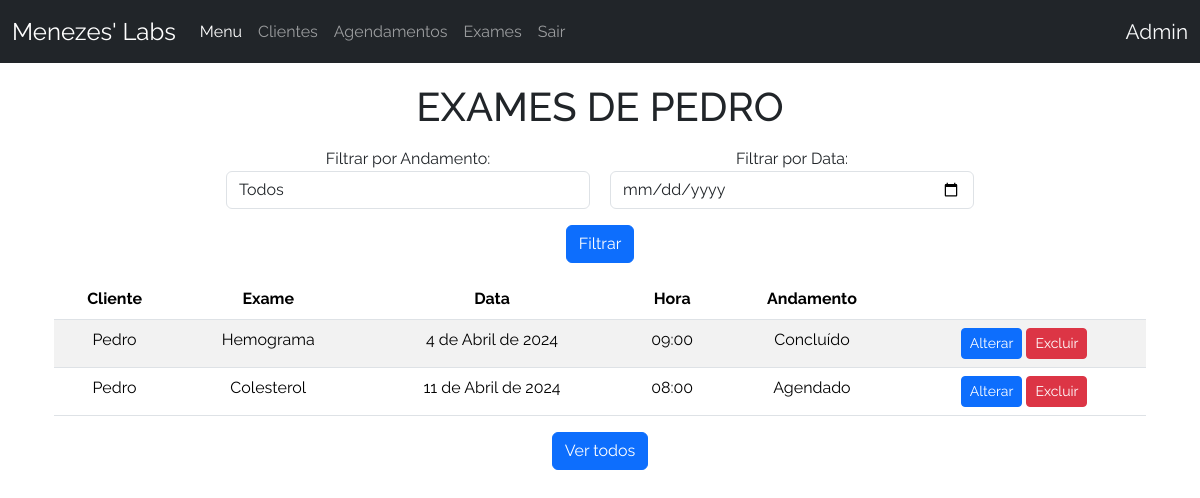
Before: /usuarios-admin/detalhes/5/ (signed in) with the older database file.
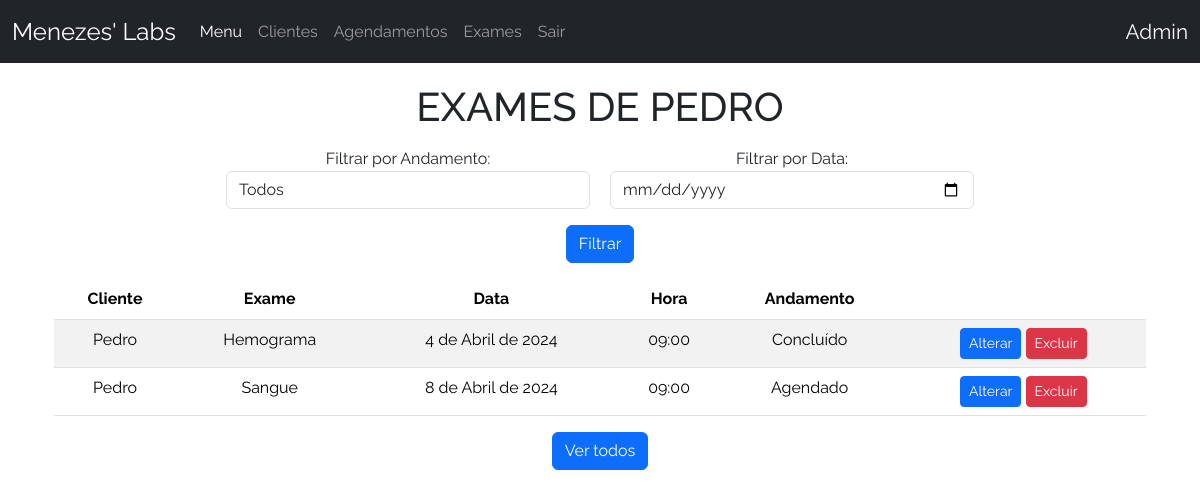
After: the same page with the newer database file.
### crud/models.py (models this page shows, shortened)
class Base(models.Model):
    criado = models.DateTimeField(verbose_name ='Criado em',auto_now_add=True)
    modificado = models.DateTimeField(verbose_name ='Modificado em',auto_now=True)
    ativo = models.BooleanField(verbose_name ='Ativo?',default=True)
    class Meta:
        abstract = True

class AgendamentoExame(Base):
    exame = models.ForeignKey(Exame,verbose_name='Exame',on_delete=models.CASCADE)
    data = models.DateField('Data',auto_now=False,auto_now_add=False)
    usuario = models.ForeignKey(User,verbose_name='Usuário',on_delete=models.CASCADE)
    HORARIO_CHOICES = (
    ('07:00', '07:00'),
    ('08:00', '08:00'),
    ('09:00', '09:00'),
    ('10:00', '10:00'),
    ('11:00', '11:00'),
    ('13:00', '13:00'),
    ('14:00', '14:00'),
    ('15:00', '15:00'),
    ('16:00', '16:00'),
    ('17:00', '17:00'),
)
    ANDAMENTO_CHOICES = (
        ('Agendado', 'Agendado'),
        ('Realizado', 'Realizado'),
        ('Enviado ao laboratório', 'Enviado ao laboratório'),
        ('Concluído', 'Concluído'),
        ('Cancelado', 'Cancelado'),
    )
    horario = models.CharField(verbose_name ='Horário', max_length = 5 ,choices=HORARIO_CHOICES)
    andamento = models.CharField(verbose_name ='Andamento',max_length=30,choices=ANDAMENTO_CHOICES,default='Agendado')
    resultado = models.FileField('Resultado',upload_to='pdfs/',null=True,blank=True)
    class Meta:
        verbose_name = 'Agendamento'
        verbose_name_plural = 'Agendamentos'
        ordering = ['data','horario']

class Exame(Base):
    nome = models.CharField('Nome',max_length=100)
    def __str__(self):
        return self.nome
    class Meta:
        verbose_name = 'Exame'
        verbose_name_plural = 'Exames'
        ordering = ['nome']

### crud/views.py (the view)
# urls.py: path('usuarios-admin/detalhes/<int:pk>/', AdminUserDetailView.as_view(), name='usuarios_detail_admin'),
class AdminUserDetailView(UserPassesTestMixin, DetailView):
    model = User
    template_name = 'adm/cliente/detail.html'
    context_object_name = 'usuario'
    def test_func(self):
        return self.request.user.is_superuser
    def get_context_data(self, **kwargs):
        context = super().get_context_data(**kwargs)
        filtro_andamento = self.request.GET.get('filtro_andamento')
        filtro_data = self.request.GET.get('filtro_data')
        usuario = self.get_object()
        agendamentos = usuario.agendamentoexame_set.all()
        if filtro_andamento:
            agendamentos = agendamentos.filter(andamento=filtro_andamento)
        if filtro_data:
            agendamentos = agendamentos.filter(data=filtro_data)
        context['usuario_nome'] = usuario.username.capitalize()
        context['agendamentos'] = agendamentos
        context['user'] = self.request.user
        return context

### crud/templates/adm/cliente/detail.html (shortened to what this page needs)
{% extends 'base.html' %}
{% block content %}
<main style="text-align: center;">
    <h1 class="mt-1">Exames de {{usuario_nome}}</h1>
    <div class="container mt-3 ">
        <form class="mb-3" method="get" action="">
            <div class="form-row" style="display: flex; gap:20px; justify-content: center;">
                <div class="col-md-4 mb-3">
                    <label for="filtro_andamento">Filtrar por Andamento:</label>
                    <select class="form-control" name="filtro_andamento" id="filtro_andamento">
                        <option value="">Todos</option>
                    </select>
                </div>
                <div class="col-md-4 mb-3">
                    <label for="filtro_data">Filtrar por Data:</label>
                    <input type="date" class="form-control" name="filtro_data" id="filtro_data">
                </div>
            </div>
            <button type="submit" class="btn btn-primary">Filtrar</button>
        </form>
        <table class="table table-striped">
            <thead>
                <tr>
                    <th><strong>Cliente</strong></th>
                    <th><strong>Exame</strong></th>
                    <th><strong>Data</strong></th>
                    <th><strong>Hora</strong></th>
                    <th><strong>Andamento</strong></th>
                    <th><strong><Açoes/strong></th>
                </tr>
            </thead>
            <tbody>
                {% for agendamento in agendamentos %}
                <tr>
                    <td>{{ agendamento.usuario|capfirst }}</td>
                    <td>{{ agendamento.exame }}</td>
                    <td>{{ agendamento.data }}</td>
                    <td>{{ agendamento.horario }}</td>
                    <td>{{ agendamento.andamento }}</td>
                    <td>
                        <a href="{% url 'update_admin' pk=agendamento.pk %}" class="btn btn-primary btn-sm">Alterar</a>
                        <a href="{% url 'delete_admin' pk=agendamento.pk %}" class="btn btn-danger btn-sm">Excluir</a>
                    </td>
                </tr>
                {% endfor %}
            </tbody>
        </table>
        <a class="btn btn-primary mb-4" href="{% url 'usuarios_admin' %}">Ver todos</a>
    </div>
</main>
{% endblock %}

Changed rows visible on the page:
removed AgendamentoExame: usuario "Pedro", exame "Colesterol", data "11 de Abril de 2024", horario "08:00", andamento "Agendado"
added AgendamentoExame: usuario "Pedro", exame "Sangue", data "8 de Abril de 2024", horario "09:00", andamento "Agendado"
